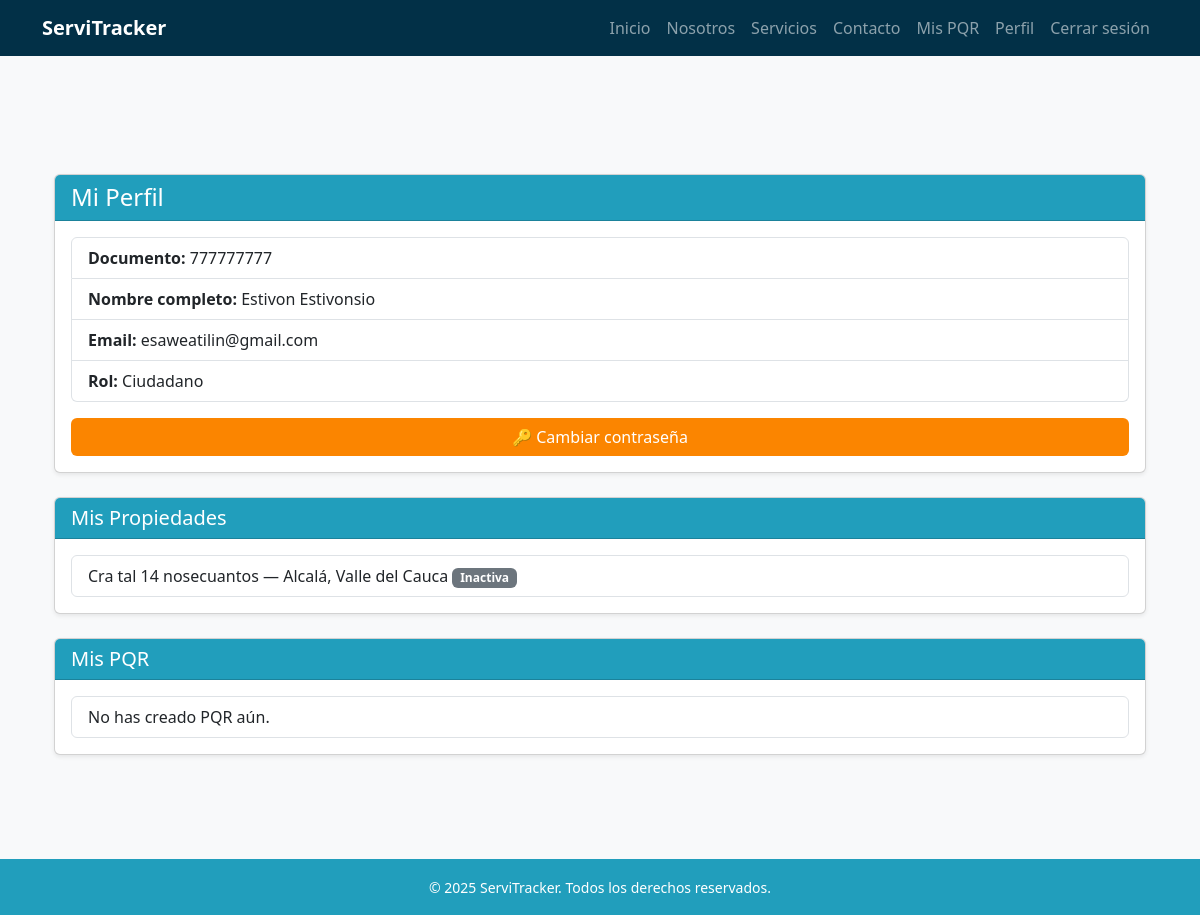
The page /usuarios/perfil/ (signed in) on the database its author committed.
### usuarios/models.py (models this page shows, shortened)
class Usuario(AbstractBaseUser, PermissionsMixin):
    ROLES = [
        ("administrador", "Administrador"),
        ("agente", "Agente"),
        ("tecnico", "Técnico"),
        ("ciudadano", "Ciudadano"),
    ]
    documento = models.CharField(max_length=20, unique=True)
    email = models.EmailField(blank=True, null=True)
    nombres = models.CharField(max_length=100, blank=True, null=True)
    apellidos = models.CharField(max_length=100, blank=True, null=True)
    rol = models.CharField(max_length=20, choices=ROLES, default="ciudadano")
    especialidad = models.ForeignKey(Especialidad, on_delete=models.SET_NULL, null=True, blank=True)
    is_active = models.BooleanField(default=True)
    is_staff = models.BooleanField(default=False)
    date_joined = models.DateTimeField(auto_now_add=True)
    objects = UsuarioManager()
    USERNAME_FIELD = "documento"
    REQUIRED_FIELDS = []  # puedes agregar 'email' si quieres que sea obligatorio

### propiedades/models.py (models this page shows, shortened)
class Propiedad(models.Model):
    usuario = models.ForeignKey(
        settings.AUTH_USER_MODEL,
        on_delete=models.CASCADE,
        related_name='propiedades'
    )
    departamento = models.CharField(max_length=100)
    ciudad = models.CharField(max_length=100)
    direccion = models.CharField(max_length=200)
    activa = models.BooleanField(default=True)

### usuarios/views.py (the view)
# urls.py: path("perfil/", views.perfil, name="perfil"),
@login_required
def perfil(request):
    return render(request, 'usuarios/perfil.html', {'usuario': request.user})

### templates/usuarios/perfil.html (shortened to what this page needs)
{% extends 'base.html' %}
{% load static %}
{% block content %}
<div class="container my-5">
    <div class="card shadow-sm">
        <div class="card-header bg-blue-mid text-white">
            <h4 class="mb-0">Mi Perfil</h4>
        </div>
        <div class="card-body">
            <ul class="list-group mb-3">
                <li class="list-group-item">
                    <strong>Documento:</strong> {{ usuario.documento }}
                </li>
                <li class="list-group-item">
                    <strong>Nombre completo:</strong> {{ usuario.nombres }} {{ usuario.apellidos }}
                </li>
                <li class="list-group-item">
                    <strong>Email:</strong> {{ usuario.email }}
                </li>
                <li class="list-group-item">
                    <strong>Rol:</strong> {{ usuario.get_rol_display }}
                </li>
            </ul>
            <a href="{% url 'cambiar_contrasena' %}" class="btn btn-orange-dark w-100">
                🔑 Cambiar contraseña
            </a>
        </div>
    </div>
    {% if usuario.rol == "ciudadano" %}
    <div class="card shadow-sm mt-4">
        <div class="card-header bg-blue-mid text-white">
            <h5 class="mb-0">Mis Propiedades</h5>
        </div>
        <div class="card-body">
            <ul class="list-group">
                {% for propiedad in usuario.propiedades.all %}
                    <li class="list-group-item">
                        {{ propiedad.direccion }} — {{ propiedad.ciudad }}, {{ propiedad.departamento }}
                        {% if not propiedad.activa %}
                            <span class="badge bg-secondary">Inactiva</span>
                        {% endif %}
                    </li>
                {% empty %}
                    <li class="list-group-item">No tienes propiedades registradas.</li>
                {% endfor %}
            </ul>
        </div>
    </div>
    {% endif %}
    {% if usuario.rol == "ciudadano" %}
    <div class="card shadow-sm mt-4">
        <div class="card-header bg-blue-mid text-white">
            <h5 class="mb-0">Mis PQR</h5>
        </div>
        <div class="card-body">
            <ul class="list-group">
                {% for pqr in usuario.pqr_set.all %}
                    <li class="list-group-item">
                        <strong>ID:</strong> {{ pqr.id }} — {{ pqr.descripcion }}
                        <span class="badge bg-info">{{ pqr.estado }}</span>
                    </li>
                {% empty %}
                    <li class="list-group-item">No has creado PQR aún.</li>
                {% endfor %}
            </ul>
        </div>
    </div>
    {% endif %}
</div>
{% endblock %}

### static/css/style.css (style rules this page uses)
:root { --blue-light: #8ecae6; --blue-mid: #219ebc; --blue-deep: #126782; --blue-dark: #023047; --yellow: #ffb703; --orange-light: #fd9e02; --orange-dark: #fb8500; --green-light: #198754; --green-dark: #146c43; }
.bg-blue-mid { background-color: var(--blue-mid); }
body { font-family: 'Segoe UI', sans-serif; background-color: #f8f9fa; padding-top: 70px; min-height: 100vh; display: flex; flex-direction: column; }
.btn-orange-dark { background-color: var(--orange-dark); color: white; }

### rows shown on the page
Usuario: documento "777777777", nombres "Estivon", apellidos "Estivonsio", email "esaweatilin@gmail.com", rol "Ciudadano"
Propiedad: direccion "Cra tal 14 nosecuantos", ciudad "Alcalá", departamento "Valle del Cauca", activa "Inactiva"
